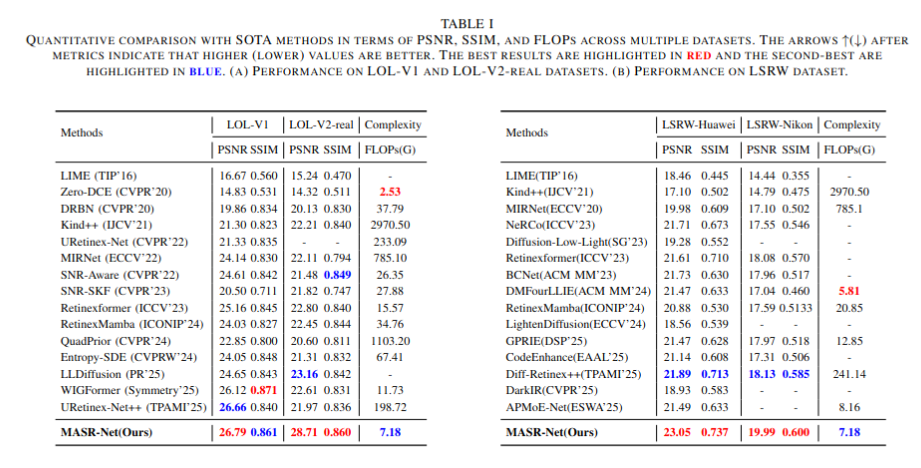
#> input picture 性能1.png, 921 x 468 px
$ python data_augmentation.py --input_dir . --output_dir out
#> lines starting #> are read from the running program, lines starting #| are printed output that depends on the picture
import os
import cv2
import numpy as np
import argparse
from PIL import Image, ImageFilter
import random
from tqdm import tqdm
import glob


def random_scale_rotate_crop(image, target_height=400, target_width=600):
    """
    随机放大旋转并裁剪到指定尺寸

    Args:
        image: 输入图像 (PIL Image)
        target_height: 目标高度
        target_width: 目标宽度

    Returns:
        处理后的图像 (PIL Image)
    """
    # 随机缩放比例 (1.2-2.0倍)
    scale_factor = random.uniform(1.2, 2.0)

    # 随机旋转角度 (-15到15度)
    rotation_angle = random.uniform(-15, 15)

    # 获取原始尺寸
    orig_width, orig_height = image.size

    # 计算缩放后的尺寸
    new_width = int(orig_width * scale_factor)
    new_height = int(orig_height * scale_factor)

    # 缩放图像
    image = image.resize((new_width, new_height), Image.LANCZOS)

    # 旋转图像
    image = image.rotate(rotation_angle, expand=True, fillcolor=(0, 0, 0))

    # 获取旋转后的尺寸
    rotated_width, rotated_height = image.size

    # 确保图像足够大可以裁剪
    if rotated_width < target_width or rotated_height < target_height:
        # 如果图像太小，再次放大
        scale_x = target_width / rotated_width if rotated_width < target_width else 1
        scale_y = target_height / rotated_height if rotated_height < target_height else 1
        scale = max(scale_x, scale_y) * 1.1  # 多留一点边距

        new_width = int(rotated_width * scale)
        new_height = int(rotated_height * scale)
        image = image.resize((new_width, new_height), Image.LANCZOS)
        rotated_width, rotated_height = new_width, new_height

    # 随机裁剪位置
    max_x = rotated_width - target_width
    max_y = rotated_height - target_height

    crop_x = random.randint(0, max_x) if max_x > 0 else 0
    crop_y = random.randint(0, max_y) if max_y > 0 else 0

    # 裁剪到目标尺寸
    image = image.crop((crop_x, crop_y, crop_x + target_width, crop_y + target_height))

    return image


def apply_bilateral_filter(image, probability=0.5):
    """
    随机应用双边滤波

    Args:
        image: 输入图像 (PIL Image)
        probability: 应用滤波的概率

    Returns:
        处理后的图像 (PIL Image)
    """
    if random.random() < probability:
        # 转换为numpy数组
        img_array = np.array(image)

        # 随机双边滤波参数
        d = random.choice([5, 7, 9])  # 滤波直径
        sigma_color = random.uniform(50, 150)  # 颜色空间的标准差
        sigma_space = random.uniform(50, 150)  # 坐标空间的标准差

        # 应用双边滤波
        filtered = cv2.bilateralFilter(img_array, d, sigma_color, sigma_space)

        # 转换回PIL图像
        image = Image.fromarray(filtered)

    return image


def process_dataset(input_dir, output_dir, target_height=400, target_width=600,
                   bilateral_prob=0.5, extensions=('.jpg', '.jpeg', '.png', '.bmp')):
    """
    处理整个数据集

    Args:
        input_dir: 输入目录路径
        output_dir: 输出目录路径
        target_height: 目标高度
        target_width: 目标宽度
        bilateral_prob: 双边滤波应用概率
        extensions: 支持的图像格式
    """
#> called with input_dir = '.', output_dir = 'out', target_height = 400, target_width = 600, bilateral_prob = 0.5
    # 创建输出目录
    os.makedirs(output_dir, exist_ok=True)

    # 获取所有图像文件
    image_files = []
    for ext in extensions:
        pattern = os.path.join(input_dir, '**', f'*{ext}')
        image_files.extend(glob.glob(pattern, recursive=True))
        pattern = os.path.join(input_dir, '**', f'*{ext.upper()}')
        image_files.extend(glob.glob(pattern, recursive=True))
#> pass 2 of the loop in process_dataset, `for ext in extensions:`:

    if not image_files:
        print(f"在 {input_dir} 中未找到图像文件")
        return

    print(f"找到 {len(image_files)} 个图像文件")
    print(f"目标尺寸: {target_width}x{target_height}")
    print(f"双边滤波概率: {bilateral_prob}")

    # 处理每个图像
    successful = 0
    failed = 0

    for img_path in tqdm(image_files, desc="处理图像"):
        try:
            # 读取图像
            image = Image.open(img_path)
#> image is the input picture: PIL image 921x468 RGBA; mean R, G, B, A 238.9, 238.4, 238.9, 255

            # 转换为RGB模式
            if image.mode != 'RGB':
                image = image.convert('RGB')
#> image: PIL image 921x468 RGB

            # 随机缩放旋转裁剪
            processed_image = random_scale_rotate_crop(image, target_height, target_width)
#> in random_scale_rotate_crop, `image = image.resize((new_width, new_height), Image.LANCZOS)`:
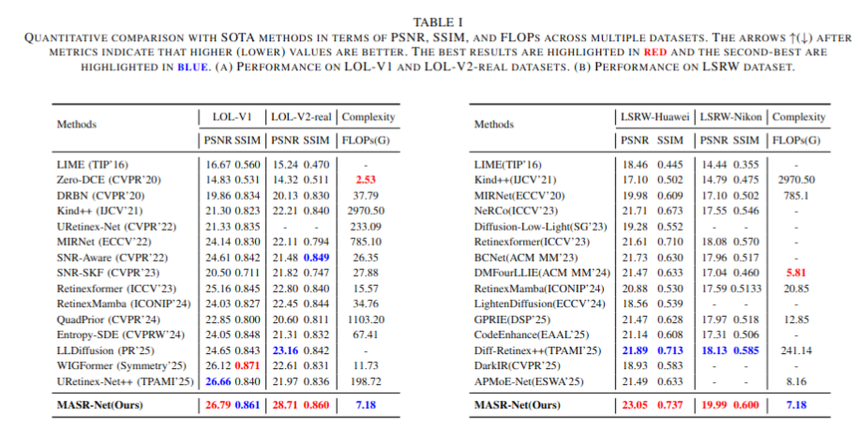
#> image: PIL image 1727x877 RGB (shown at 1/2 size); mean R, G, B 238.4, 237.9, 238.4
#> in random_scale_rotate_crop, `image = image.rotate(rotation_angle, expand=True, fillcolor=(0, 0, 0))`:
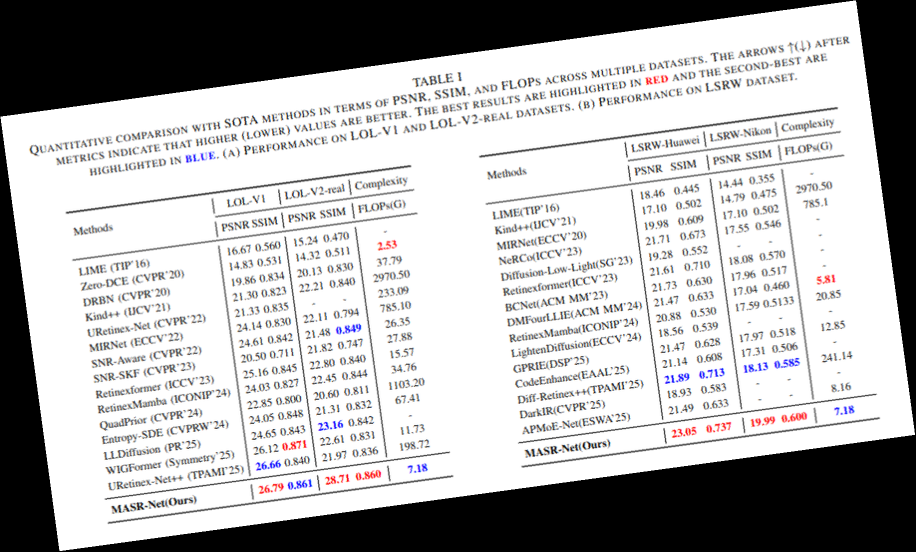
#> image: PIL image 1831x1103 RGB (shown at 1/2 size); mean R, G, B 178.8, 178.4, 178.8
#> in random_scale_rotate_crop, `image = image.crop((crop_x, crop_y, crop_x + target_width, crop_y + ta..`:
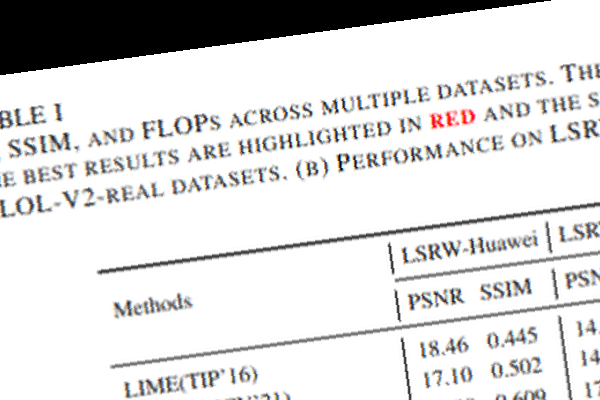
#> image: PIL image 600x400 RGB; mean R, G, B 218.4, 218.1, 218

            # 随机应用双边滤波
            processed_image = apply_bilateral_filter(processed_image, bilateral_prob)
#> in apply_bilateral_filter, `filtered = cv2.bilateralFilter(img_array, d, sigma_color, sigma_space)`:
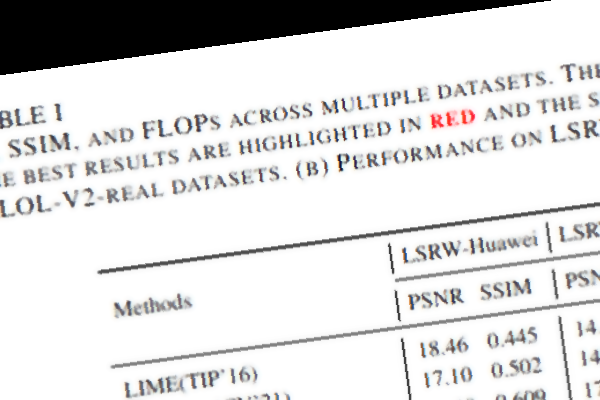
#> filtered: shape (400, 600, 3); mean R, G, B 219, 218.7, 218.7

            # 生成输出文件名
            relative_path = os.path.relpath(img_path, input_dir)
            output_path = os.path.join(output_dir, relative_path)

            # 创建输出目录
            output_subdir = os.path.dirname(output_path)
            os.makedirs(output_subdir, exist_ok=True)

            # 保存处理后的图像
            processed_image.save(output_path, quality=95)
            successful += 1

        except Exception as e:
            print(f"处理 {img_path} 时出错: {str(e)}")
            failed += 1
            continue
#> pass 2 of the loop in process_dataset, `for img_path in tqdm(image_files, desc="处理图像"):`:
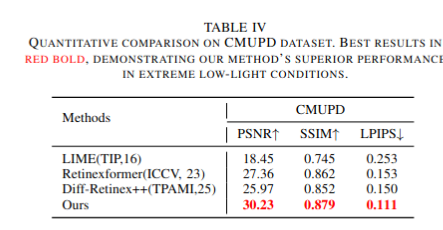
#> input picture 性能2.png, 443 x 230 px
#> in process_dataset, image is the input picture: PIL image 443x230 RGBA; mean R, G, B, A 240.5, 239.4, 239.4, 255
#> in random_scale_rotate_crop (call 2), `image = image.rotate(rotation_angle, expand=True, fillcolor=(0, 0, 0))`:
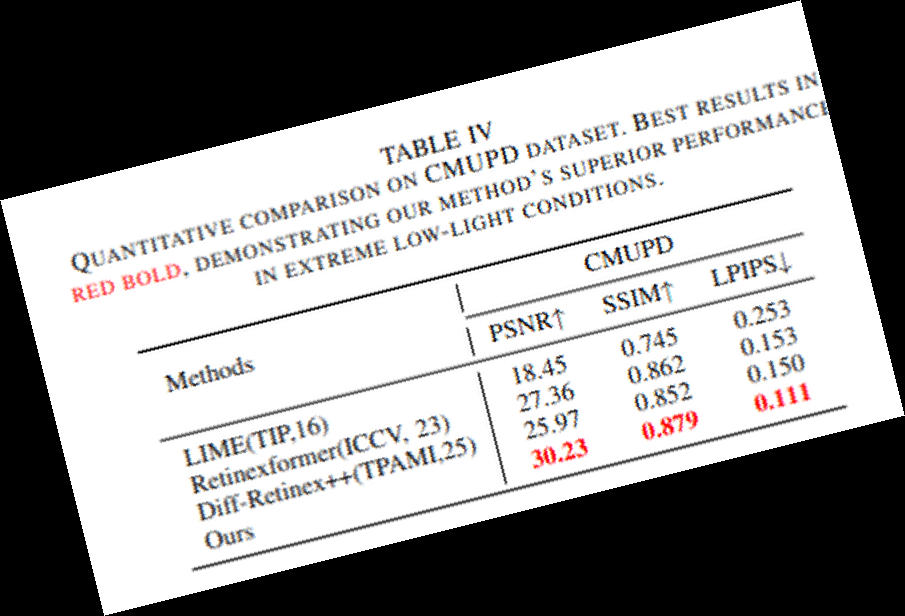
#> image: PIL image 905x616 RGB; mean R, G, B 152.1, 151.4, 151.3
#> in random_scale_rotate_crop (call 2), `image = image.crop((crop_x, crop_y, crop_x + target_width, crop_y + ta..`:
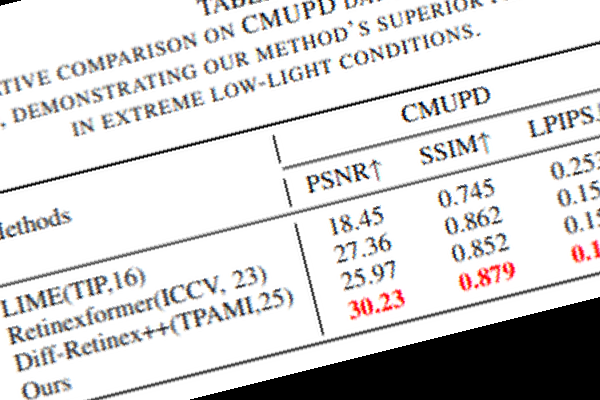
#> image: PIL image 600x400 RGB; mean R, G, B 214, 213, 213

    print(f"\n处理完成!")
    print(f"成功处理: {successful} 个文件")
    print(f"处理失败: {failed} 个文件")
    print(f"结果保存在: {output_dir}")


def main():
    parser = argparse.ArgumentParser(description="数据集图像增强处理工具")

    # 必需参数
    parser.add_argument('--input_dir', type=str, required=True,
                        help='输入数据集路径')
    parser.add_argument('--output_dir', type=str, required=True,
                        help='输出数据集路径')

    # 可选参数
    parser.add_argument('--height', type=int, default=400,
                        help='目标图像高度 (默认: 400)')
    parser.add_argument('--width', type=int, default=600,
                        help='目标图像宽度 (默认: 600)')
    parser.add_argument('--bilateral_prob', type=float, default=0.5,
                        help='双边滤波应用概率 (0.0-1.0, 默认: 0.5)')
    parser.add_argument('--extensions', nargs='+',
                        default=['.jpg', '.jpeg', '.png', '.bmp'],
                        help='支持的图像格式 (默认: .jpg .jpeg .png .bmp)')

    args = parser.parse_args()

    # 验证参数
    if not os.path.exists(args.input_dir):
        print(f"错误: 输入目录 {args.input_dir} 不存在")
        return

    if args.bilateral_prob < 0 or args.bilateral_prob > 1:
        print("错误: bilateral_prob 必须在 0.0-1.0 之间")
        return

    if args.height <= 0 or args.width <= 0:
        print("错误: 高度和宽度必须大于0")
        return

    print(f"=== 数据增强配置 ===")
    print(f"输入目录: {args.input_dir}")
    print(f"输出目录: {args.output_dir}")
    print(f"目标尺寸: {args.width}x{args.height}")
    print(f"双边滤波概率: {args.bilateral_prob}")
    print(f"支持格式: {', '.join(args.extensions)}")
    print(f"==================")

    # 处理数据集
    process_dataset(
        input_dir=args.input_dir,
        output_dir=args.output_dir,
        target_height=args.height,
        target_width=args.width,
        bilateral_prob=args.bilateral_prob,
        extensions=args.extensions
    )


if __name__ == "__main__":
    main()
